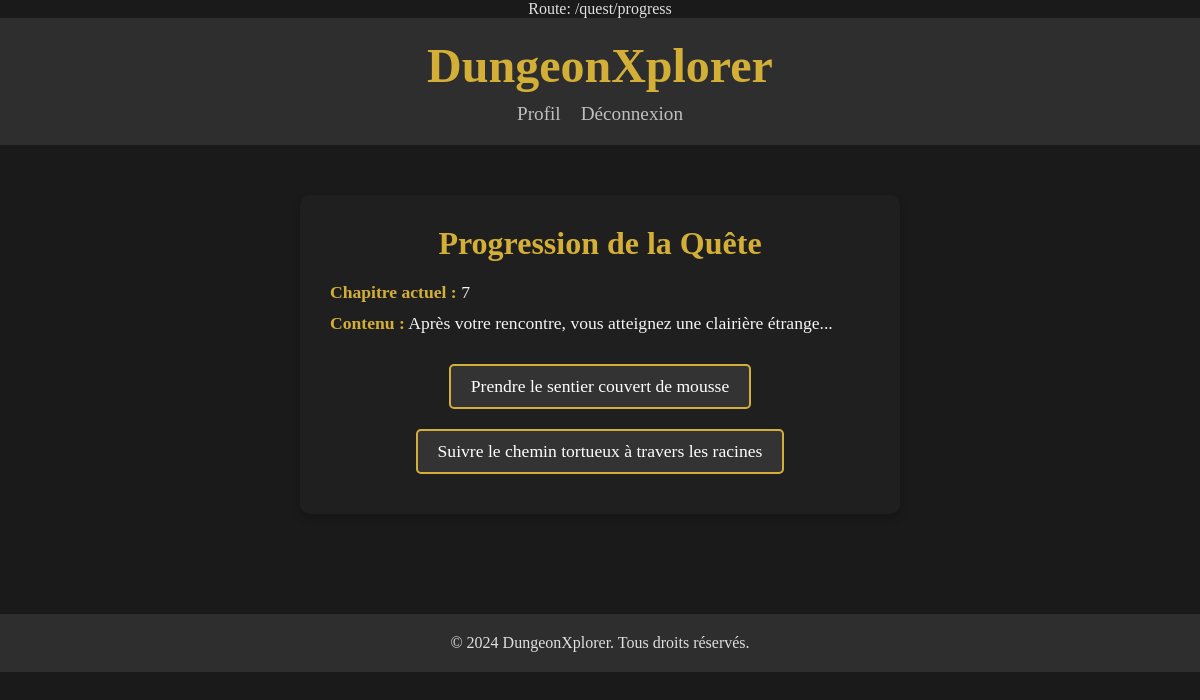
Page /project/public/quest/progress?chapter_id=7 (signed in) on the committed database.
### tables this page shows
CREATE TABLE `chapter` (
  `chapter_id` int(11) NOT NULL,
  `content` text NOT NULL,
  `image` varchar(255) DEFAULT NULL,
  `treasure_id` int(11) DEFAULT NULL
);

CREATE TABLE `links` (
  `links_id` int(11) NOT NULL,
  `chapter_id` int(11) DEFAULT NULL,
  `next_chapter_id` int(11) DEFAULT NULL,
  `description` text DEFAULT NULL
);

### project/app/Controllers/BaseController.php (called while the page is built)
<?php
class BaseController {
    protected function render($view, $data = []) {
        extract($data);
        include __DIR__ . '/../Views/' . $view . '.php';
    }
}
?>

### project/app/Controllers/QuestController.php (called while the page is built, shortened)
<?php
require_once 'BaseController.php';
require_once __DIR__ . '/../Models/Quest.php';
require_once __DIR__ . '/../Models/Chapter.php';
class QuestController extends BaseController {
    public function progress($chapterId) {
        $chapter = Chapter::findCurrentByQuestId($chapterId);
        $nextChapters = Chapter::findNextChapters($chapter->chapter_id);
        $this->render('quest/progress', ['chapter' => $chapter, 'nextChapters' => $nextChapters, 'quest' => (object)['chapter_id' => $chapterId]]);
    }
}
?>

### project/app/Models/Chapter.php (called while the page is built, shortened)
<?php
class Chapter extends BaseModel {
    public static function findCurrentByQuestId($chapterId) {
        $stmt = self::$pdo->prepare("SELECT * FROM chapter WHERE chapter_id = ?");
        $stmt->execute([$chapterId]);
        return $stmt->fetch(PDO::FETCH_OBJ);
    }
    public static function findNextChapters($currentChapterId) {
        $stmt = self::$pdo->prepare("SELECT * FROM links WHERE chapter_id = ?");
        $stmt->execute([$currentChapterId]);
        return $stmt->fetchAll(PDO::FETCH_OBJ);
    }
}
?>

### project/app/Views/quest/progress.php (the view)
<?php include(__DIR__ . '/../templates/header.php'); ?>
<div class="quest-progress-container">
    <h2 class="quest-title">Progression de la Quête</h2>
    <p class="quest-info"><strong>Chapitre actuel :</strong> <?= htmlspecialchars($quest->chapter_id) ?></p>
    <p class="quest-info"><strong>Contenu :</strong> <?= nl2br(htmlspecialchars($chapter->content ?? 'Contenu non disponible')) ?></p>
    <div class="next-chapters">
        <?php if (isset($nextChapters) && !empty($nextChapters)): ?>
            <?php foreach ($nextChapters as $nextChapter): ?>
                <a href="/project/public/quest/progress?chapter_id=<?= htmlspecialchars($nextChapter->next_chapter_id) ?>" class="button"><?= htmlspecialchars($nextChapter->description) ?></a>
            <?php endforeach; ?>
        <?php else: ?>
            <p class="no-next-chapter">Aucun chapitre suivant disponible.</p>
        <?php endif; ?>
    </div>
</div>
<?php include(__DIR__ . '/../templates/footer.php'); ?>

### project/public/css/style.css (style rules this page uses)
* { margin: 0; padding: 0; box-sizing: border-box; }
body { background-color: #1a1a1a; color: #e0e0e0; font-family: 'Roboto Serif', serif; display: flex; flex-direction: column; align-items: center; }
.button { background-color: #333; color: #d4af37; border: 2px solid #d4af37; padding: 10px 20px; margin: 10px; cursor: pointer; font-family: 'Cinzel', serif; transition: all 0.3s ease; }
.button { background-color: #333; color: #d4af37; border: 2px solid #d4af37; padding: 10px 20px; cursor: pointer; font-family: 'Cinzel', serif; font-size: 1.1em; transition: all 0.3s ease; border-radius: 5px; }
.quest-progress-container, .quest-start-container { max-width: 600px; margin: 50px auto; padding: 30px; background-color: #1f1f1f; border-radius: 10px; box-shadow: 0 4px 8px rgba(0, 0, 0, 0.2); color: #f5f5f5; font-family: 'Roboto Serif', serif; }
.quest-title { text-align: center; font-family: 'Cinzel', serif; font-size: 2em; margin-bottom: 20px; color: #d4af37; }
.quest-info { font-size: 1.1em; margin: 10px 0; }
.quest-info strong { color: #d4af37; }
.next-chapters { margin-top: 20px; text-align: center; }
.button { display: inline-block; margin: 10px; padding: 10px 20px; font-family: 'Cinzel', serif; text-align: center; text-decoration: none; color: #fff; background-color: #333; border: 2px solid #d4af37; border-radius: 5px; transition: all 0.3s ease; }

### rows in the picture
chapter: content "Après votre rencontre, vous atteignez une clairière étrange..."
links: description "Prendre le sentier couvert de mousse"
links: description "Suivre le chemin tortueux à travers les racines"

### other values in the picture
$quest->chapter_id "7"
